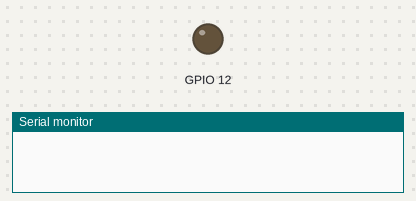
Recording of a sketch running on a simulated ESP8266 (NodeMCU). Parts: output pins drawn as LEDs (lit = HIGH), the last lines printed to the serial monitor.

Above: at 0.2 s.
At 2.1 s:
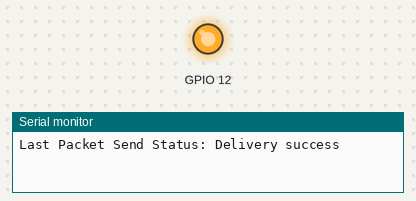
Timing chart, 0 to 3.6 s (numbered marks = the images above):
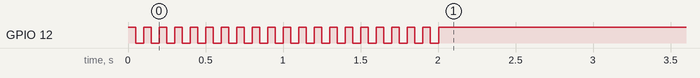

Measured:
- by itself, GPIO 12: alternates HIGH for 0.05 s and LOW for 0.05 s, 40 changes in all, then stays HIGH

The sketch:

Key_Code.ino
```cpp
#include <ESP8266WiFi.h>
#include <espnow.h>

// REPLACE WITH RECEIVER MAC Address
uint8_t broadcastAddress[] = {0xC8, 0xC9, 0xA3, 0x3B, 0x09, 0xC2};

// Structure example to send data
// Must match the receiver structure
typedef struct struct_message {
  int a = 234987;
} struct_message;

// Create a struct_message called myData
struct_message myData;

unsigned long lastTime = 0;
unsigned long timerDelay = 2000;  // send readings timer

// Callback when data is sent
void OnDataSent(uint8_t *mac_addr, uint8_t sendStatus) {
  Serial.print("Last Packet Send Status: ");
  if (sendStatus == 0){
    Serial.println("Delivery success");
    digitalWrite(12,HIGH);
  }
  else{
    Serial.println("Delivery fail");
    digitalWrite(12,HIGH);
    delay(1000);
    digitalWrite(12,LOW);
  }
}

void setup() {
  // Init Serial Monitor
  Serial.begin(115200);
  pinMode(12,OUTPUT);

  for(int i=0;i<20;i++){
    digitalWrite(12,HIGH);
    delay(50);
    digitalWrite(12,LOW);
    delay(50);
  }

  // Set device as a Wi-Fi Station
  WiFi.mode(WIFI_STA);

  // Init ESP-NOW
  if (esp_now_init() != 0) {
    Serial.println("Error initializing ESP-NOW");
    return;
  }

  // Once ESPNow is successfully Init, we will register for Send CB to
  // get the status of Trasnmitted packet
  esp_now_set_self_role(ESP_NOW_ROLE_CONTROLLER);
  esp_now_register_send_cb(OnDataSent);

  // Register peer
  esp_now_add_peer(broadcastAddress, ESP_NOW_ROLE_SLAVE, 1, NULL, 0);
}

void loop() {
  if ((millis() - lastTime) > timerDelay) {
    // Set values to send

    // Send message via ESP-NOW
    esp_now_send(broadcastAddress, (uint8_t *) &myData, sizeof(myData));

    lastTime = millis();
  }
}
```
